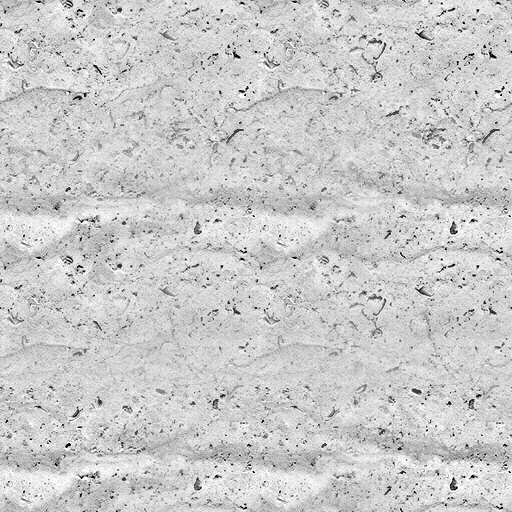
#> input picture assets/surfaces/limestone/height.png, 512 x 512 px
$ python -i build_surfaces.py   (imports and definitions only)
#> lines starting #> are read from the running program, lines starting #| are printed output that depends on the picture
#> further down, picture is the input picture: PIL image 512x512 L; min 0, max 255, mean 202.7
#!/usr/bin/env python3
"""Build and process Veasy lit surfaces library.

Converts raw material images into seamless greyscale heightmaps and tangent-space normal maps.
Maintains assets/surfaces/LEDGER.json and enforces the <=15 MB repository budget.
Mirrors ready textures to plates/surface/textures/ for the plate runner.
"""

from __future__ import annotations

import argparse
import hashlib
import json
import os
import shutil
import sys
from datetime import date
from pathlib import Path
from typing import Any, Dict, List, Tuple

import numpy as np
from PIL import Image

sys.path.insert(0, str(Path(__file__).resolve().parent.parent))  # run as a script or as a module
from tools import surface_procedural  # noqa: E402

MAX_GIT_MB = 15.0
DEFAULT_SIZE = 512
PROCEDURAL_SIZE = 384  # keeps 20 noisy normal maps inside the 15 MB budget

# Material definitions and catalog metadata
MATERIALS_CATALOG = {
    "limestone": {
        "name": "Sedimentary Limestone",
        "category": "stone",
        "description": "Fine-grained natural limestone slab with subtle porous pitting and delicate sedimentary bedding.",
        "depth": 1.2,
        "roughness": 0.75,
        "n13_label_required": True,
    },
    "worn_plaster": {
        "name": "Worn Lime Plaster",
        "category": "mineral",
        "description": "Aged historical lime stucco with delicate hairline drying fissures and soft matte powdery tooth.",
        "depth": 1.1,
        "roughness": 0.85,
        "n13_label_required": True,
    },
    "handmade_paper": {
        "name": "Handmade Rag Paper",
        "category": "paper",
        "description": "Heavyweight cotton rag paper with organic cellulose fibers, deckle pulp clumps, and micro-creases.",
        "depth": 1.1,
        "roughness": 0.90,
        "n13_label_required": True,
    },
    "raw_wood": {
        "name": "Raw Hardwood Timber",
        "category": "wood",
        "description": "Planed unvarnished hardwood slab with fine longitudinal grain lines and delicate vascular pores.",
        "depth": 1.0,
        "roughness": 0.70,
        "n13_label_required": True,
    },
    "hammered_metal": {
        "name": "Hammered Patinated Iron",
        "category": "metal",
        "description": "Wrought antique metal plate with rhythmic planishing hammer dimples and dark oxidized patina.",
        "depth": 1.4,
        "roughness": 0.45,
        "n13_label_required": True,
    },
    "woven_cloth": {
        "name": "Raw Woven Linen",
        "category": "textile",
        "description": "Coarse unbleached natural linen fabric with interlocking orthogonal warp and weft weave.",
        "depth": 1.1,
        "roughness": 0.80,
        "n13_label_required": True,
    },
    "ornament_knot": {
        "name": "Interlaced Ribbon Knot Relief",
        "category": "ornament",
        "description": "Original architectural bas-relief carving of symmetrical continuous braided strapwork ribbon.",
        "depth": 1.6,
        "roughness": 0.65,
        "n13_label_required": True,
    },
    "ornament_rosette": {
        "name": "Radial Fluted Rosette Relief",
        "category": "ornament",
        "description": "Original 12-fold symmetrical carved rosette medallion with concentric fluted petals in stone.",
        "depth": 1.5,
        "roughness": 0.65,
        "n13_label_required": True,
    },
    "ornament_meander": {
        "name": "Stepped Key Meander Relief",
        "category": "ornament",
        "description": "Original classical Greek orthogonal key meander fret carved in porous weathered limestone.",
        "depth": 1.4,
        "roughness": 0.70,
        "n13_label_required": True,
    },
    "ornament_palmette": {
        "name": "Anthemion Palmette Fan Relief",
        "category": "ornament",
        "description": "Original stylized architectural anthemion palmette fan flanked by acanthus volutes in low stone relief.",
        "depth": 1.5,
        "roughness": 0.65,
        "n13_label_required": True,
    },
}


# [7 lines left out: function compute_sha256, not called in this run]


def to_normalized_greyscale(img: Image.Image) -> np.ndarray:
    """Convert PIL image to Rec.709 greyscale float array normalized to [0, 1] with flat illumination."""
    if img.mode != "RGB":
        img = img.convert("RGB")
    arr = np.array(img, dtype=np.float32) / 255.0
    # Rec. 709 luminance weights
    luma = 0.2126 * arr[:, :, 0] + 0.7152 * arr[:, :, 1] + 0.0722 * arr[:, :, 2]
    # Remove low-frequency illumination gradient via downsampled smooth field
    H, W = luma.shape
#> H = 512; W = 512
    low_img = Image.fromarray((luma * 255.0).astype(np.uint8), mode="L").resize((8, 8), Image.Resampling.BOX)
    low_field = np.array(low_img.resize((W, H), Image.Resampling.BICUBIC), dtype=np.float32) / 255.0
    luma = luma - low_field + float(luma.mean())
    # Percentile clipping to eliminate sensor dead/hot pixels
    p_low, p_high = np.percentile(luma, (0.5, 99.5))
#> p_low = 0.215; p_high = 0.971
    if p_high > p_low:
        luma = np.clip((luma - p_low) / (p_high - p_low), 0.0, 1.0)
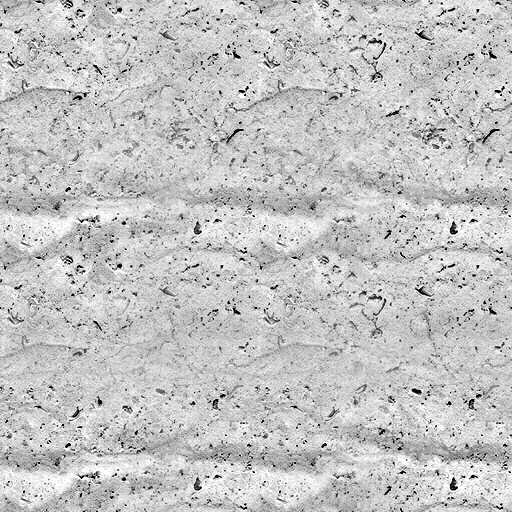
#> luma: shape (512, 512) float32; min 0, max 1, mean 0.768
    return luma


# [425 lines left out: functions make_seamless_tile, compute_scharr_normals, process_material, validate_record, process_procedural, build_procedural and 3 more, not called in this run]


# [2 lines not run here, left out]

>>> from PIL import Image
>>> picture = Image.open('../assets/surfaces/limestone/height.png')
>>> result = to_normalized_greyscale(picture)
